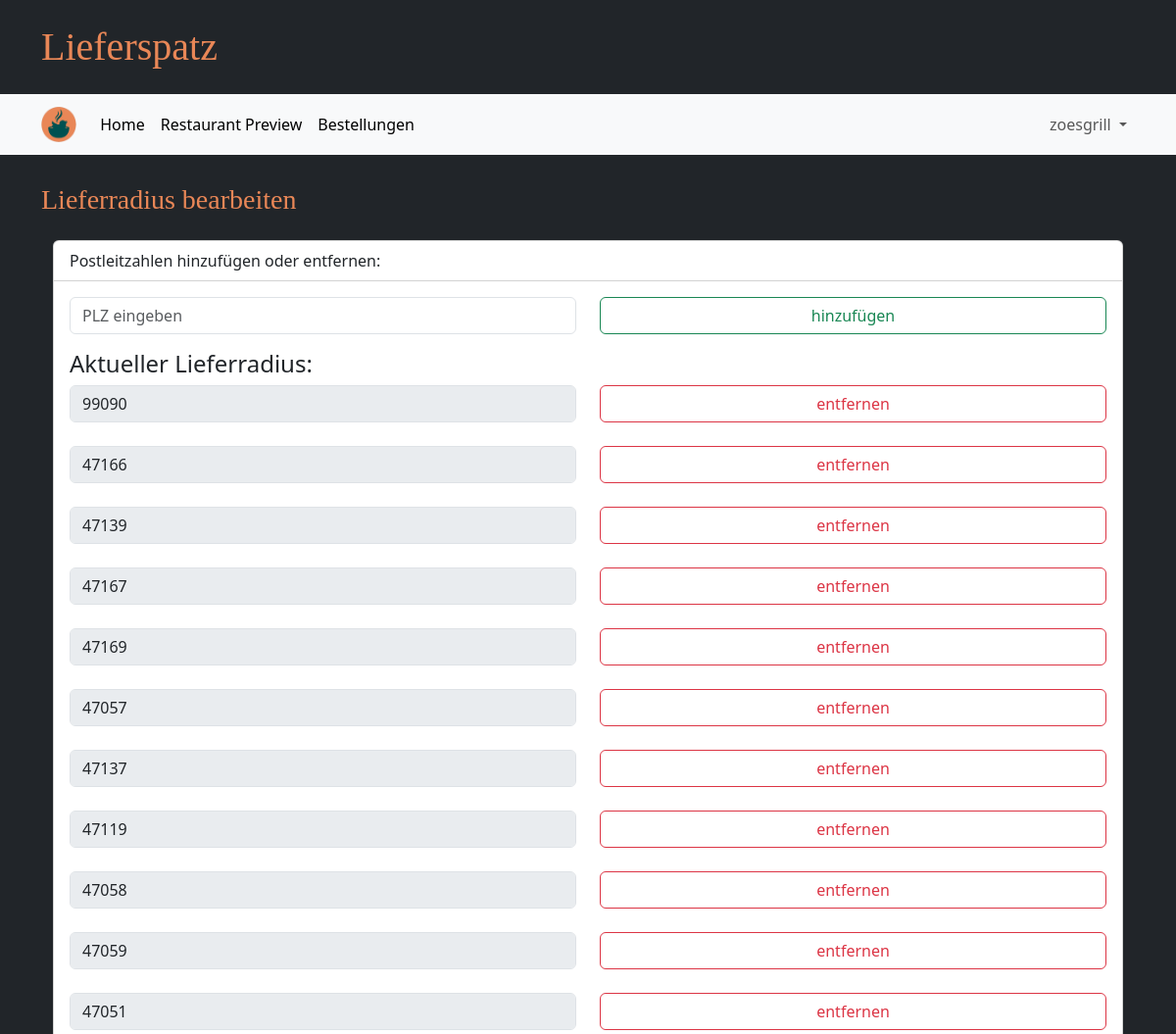
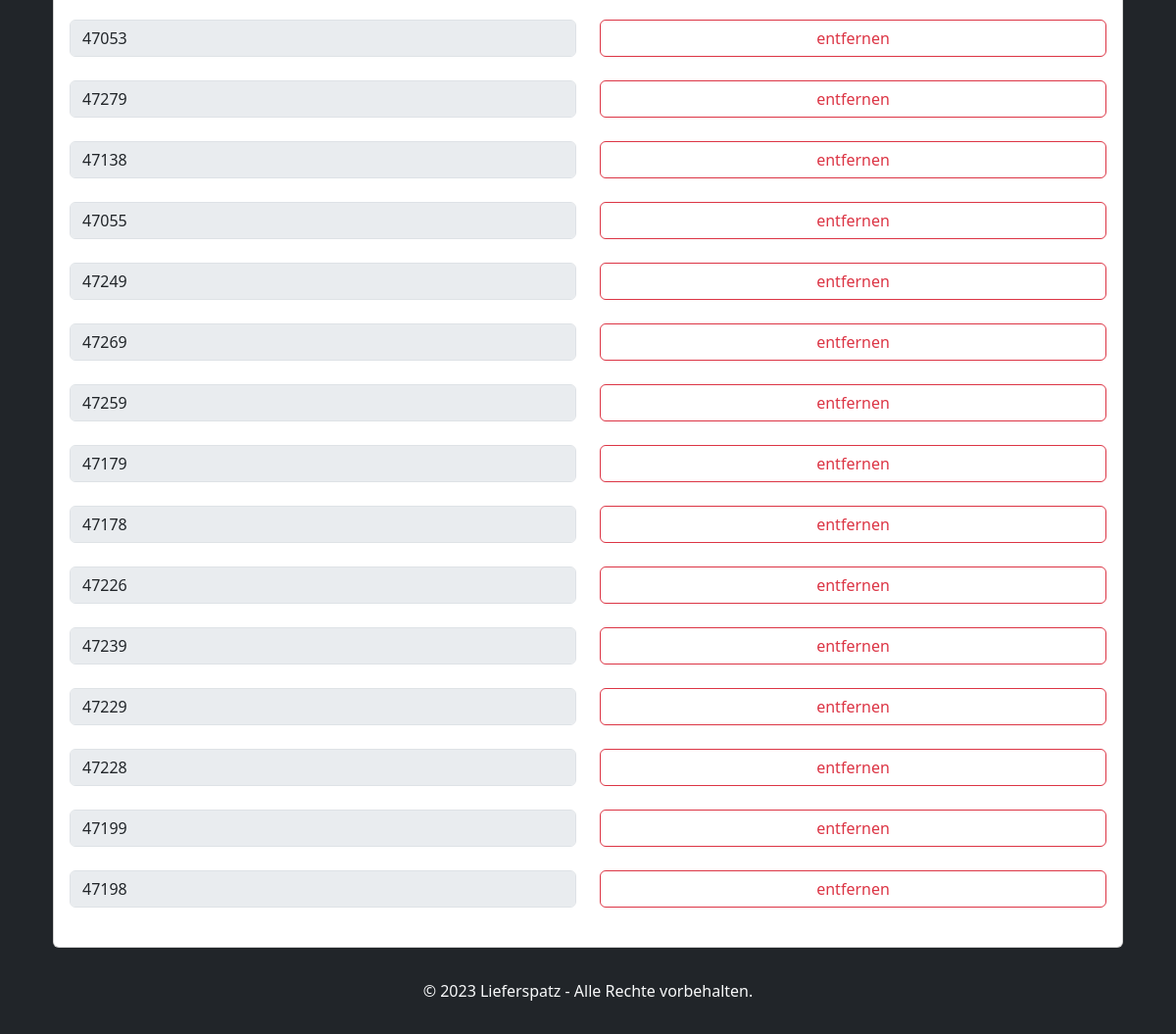
Page /edit_delivery_radius (signed in) on the earlier database version (2 pictures, top to bottom).
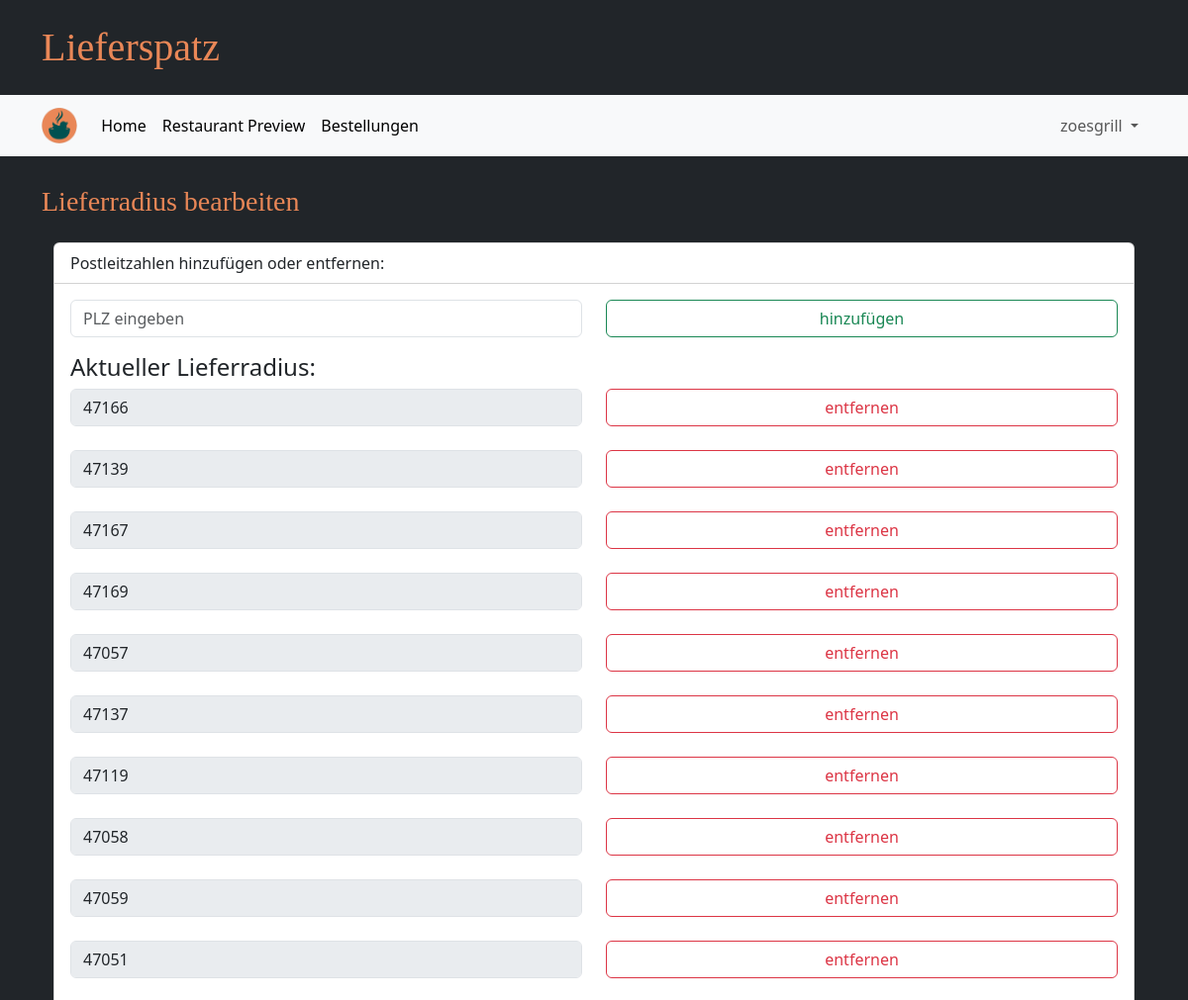
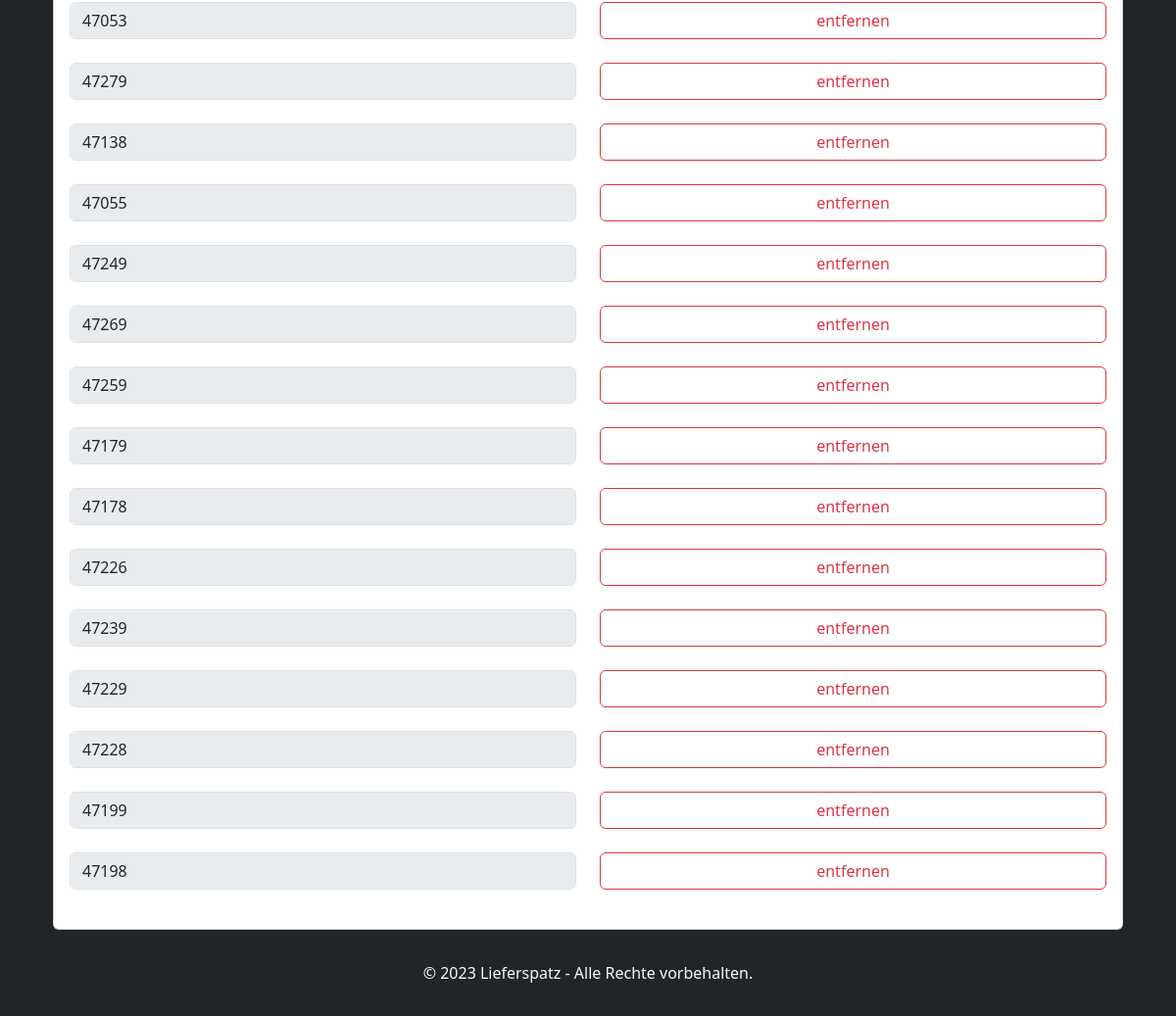
Same page on the later database version (2 pictures, top to bottom).
### tables this page shows
CREATE TABLE Lieferradius(
            GUsername TEXT NOT NULL,
            Plz TEXT NOT NULL,
            FOREIGN KEY (GUsername) REFERENCES GeschaeftsAccount(Username),
            PRIMARY KEY (Plz, GUsername)
        );

### main.py (the view, shortened to what this page needs)
@app.route("/edit_delivery_radius", methods=["GET", "POST"])
def edit_restaurant_delivery_radius():
    if "user" in session and "business" in session:
        delivery_radius = database.get_delivery_radius(session["user"])
        return render_template("edit_delivery_radius.html", delivery_radius=delivery_radius)
    else:
        return redirect(url_for("login_business_page"))

### database.py (called while the page is built)
def getData(sql, params = ()):
    dbcon = sqlite3.connect("instance/db.db")
    cursor = dbcon.cursor()
    cursor.execute(sql, params)
    return cursor

def get_delivery_radius(username):
    postalcodes = []
    request_pointer = getData("""SELECT PLZ
                              FROM Lieferradius
                              WHERE GUsername = ? """, (username,))
    for entry in request_pointer.fetchall():
        postalcodes.append(entry[0])
    return postalcodes

### templates/edit_delivery_radius.html (shortened to what this page needs)
{% extends "base.html" %}
{% block heading %}Lieferradius bearbeiten{% endblock %}
{% block content %}
        <div class="card">
            <div class="card-header bg-transparent">
                Postleitzahlen hinzufügen oder entfernen:
            </div>
            <div class="card-body form-group nopadding">
                <div>
                    <form action="" method="POST">
                        <div class="row">
                        <div class="col-6">
                        <input name="new PLZ" type="number" min="0" class="form-control" id="new PLZ"
                            placeholder="PLZ eingeben">
                        </div>
                        <div class="col-6">
                            <button name="submit new PLZ" type="submit"
                                class="btn btn-outline-success form-control colum">hinzufügen</button>
                        </div>
                        </div>
                    </form>
                    <h4 class="mt-3">Aktueller Lieferradius:</h4>
                    {% for plz in delivery_radius %}
                    <form action="" method="POST">
                        <div class="row">
                            <div class="col-6">
                                <fieldset disabled>
                                    <input name="PLZ" value="{{ plz }}" class="form-control">
                                </fieldset>
                            </div>
                            <div class="col-6">
                                <button name="delete PLZ" value="{{ plz }}" type="submit"
                                    class="btn btn-outline-danger form-control colum">entfernen</button>
                            </div>
                        </div>
                        {% endfor %}
                </div>
            </div>
        </div>
{% endblock %}

Differences in the rows shown:
removed Lieferradius: PLZ "99090"
